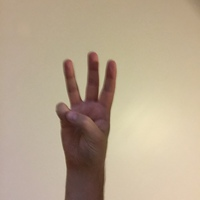
#> input picture test/testw.jpg, 200 x 200 px
$ jupyter execute test-Copy1.ipynb
#> lines starting #> are read from the running program, lines starting #| are printed output that depends on the picture; after the words box and inside, x2 and y2 are one past the last pixel; in counts of white or black regions, pixels touching at a corner belong together
[cell 1]
import cv2
import numpy as np
from matplotlib import pyplot as plt
import copy as cp

img = cv2.imread('testw.jpg')
#> img is the input picture: shape (200, 200, 3); mean B, G, R 142.9, 166.3, 183.8

#cv2.imshow('sd',img)
#cv2.waitKey(0)
#cv2.destroyAllWindows()

[cell 2]
gray = cv2.cvtColor(img,cv2.COLOR_BGR2GRAY)
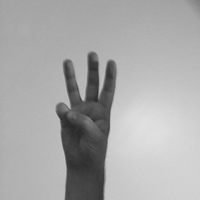
#> gray: shape (200, 200); min 39, max 224, mean 168.9
gray = np.float32(gray)
dst=cv2.cornerHarris(gray,2,3,0.04)
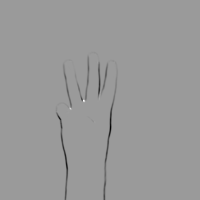
#> dst: shape (200, 200) float32; min -6829261, max 4440916, mean -46371.5; drawn with min black and max white
dst = cv2.dilate(dst,None)
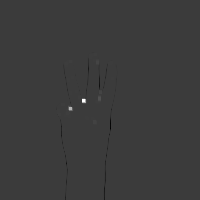
#> dst: shape (200, 200) float32; min -1355421.1, max 4440916, mean -58.4; drawn with min black and max white
img[dst>0.01*dst.max()]=[0,0,255]
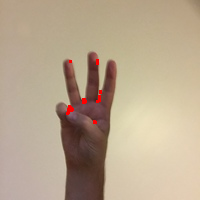
#> img: shape (200, 200, 3); 0.4% of pixels changed, all inside (x1, y1, x2, y2) = (66, 59, 102, 124)

[cell 3]
cv2.imshow('img',img)
cv2.waitKey(0)
cv2.destroyAllWindows()

[cell 4]
def harris_corners(image):

    gray_img = cv2.cvtColor(image,cv2.COLOR_BGR2GRAY)
    gray_img = np.float32(gray_img)

    #You can play with these parameters to get different outputs
    corners_img = cv2.cornerHarris(gray_img,3,3,0.04)

    image[corners_img>0.001*corners_img.max()] = [255,255,0]
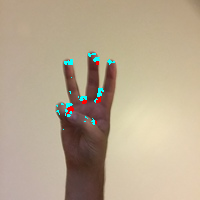
#> image: shape (200, 200, 3); 0.72% of pixels changed, all inside (x1, y1, x2, y2) = (56, 53, 115, 130)

    return image

def shi_tomasi(image):

    gray_img = cv2.cvtColor(image,cv2.COLOR_BGR2GRAY)

    #You can play with these parameters to get different outputs
    corners_img = cv2.goodFeaturesToTrack(gray_img,1200,0.01,10)
#> corners_img = 20 rows, first 8: [99, 89], [81, 97], [70, 104], [71, 60], [97, 59], [93, 123], [68, 115], [108, 61]
    #corners_img = np.int0(corners_img)

    blank_img = np.zeros((image.shape[0],image.shape[1],3),np.uint8)

    for corners in corners_img:

        x,y = corners.ravel()
        cv2.circle(image,(x,y),3,[255,255,0],-1)
        cv2.circle(blank_img,(x,y),2,[255,255,0],-1)
#> this loop made 20 passes
#> (x, y) on passes 1 to 12: (99, 89), (81, 97), (70, 104), (71, 60), (97, 59), (93, 123), (68, 115), (108, 61), (88, 54), (56, 111), (95, 101), (70, 92)
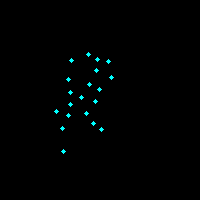
#> blank_img: shape (200, 200, 3); mean B, G, R 1.7, 1.7, 0
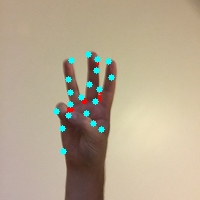
#> image: shape (200, 200, 3); 1.45% of pixels changed, all inside (x1, y1, x2, y2) = (53, 51, 115, 155)

    return image,blank_img


def find_corners(img):

    img_dup = cp.copy(img)
    img_dup1 = cp.copy(img)

    harris = harris_corners(img)
    shitomasi,silhouette = shi_tomasi(img_dup)

    #Display different corner detection methods side by side

    out1 = np.concatenate((harris,shitomasi),axis=1)
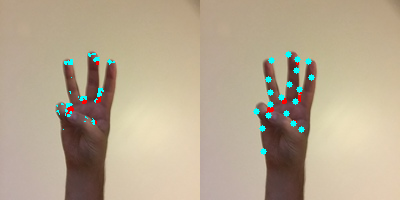
#> out1: shape (200, 400, 3); mean B, G, R 144.5, 167.7, 182.7
    out2 = np.concatenate((img_dup1,silhouette),axis=1)
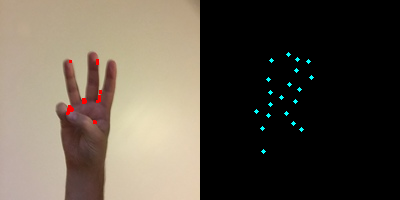
#> out2: shape (200, 400, 3); mean B, G, R 72.1, 83.8, 92.1

    out3 = np.concatenate((out1,out2),axis=0)
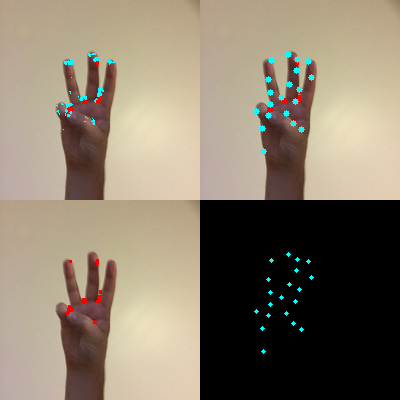
#> out3: shape (400, 400, 3); mean B, G, R 108.3, 125.7, 137.4
    #cv2.imshow('Left: Harris, Right: Shi-Tomasi',out1)
    #cv2.imshow('Important points',out2)
    cv2.imshow('Corners',out3)
    return harris,shitomasi,silhouette,out3


harris,shitomasi,silhoutte,out3 = find_corners(img)


cv2.waitKey(0)
#> Out = 27

$ run again, with test/test3.jpg copied over test/testw.jpg
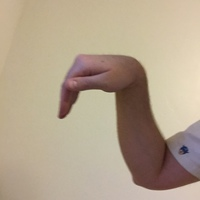
#> input picture test/test3.jpg, 200 x 200 px
#> img is the input picture: shape (200, 200, 3); mean B, G, R 141, 162.2, 178.5
#> img: shape (200, 200, 3); 0.48% of pixels changed, all inside (x1, y1, x2, y2) = (57, 81, 200, 156)
#> in shi_tomasi, `corners_img = cv2.goodFeaturesToTrack(gray_img,1200,0.01,10)`: corners_img = 17 rows, first 8: [111, 93], [198, 119], [82, 93], [57, 117], [166, 138], [189, 153], [76, 81], [179, 153]
#> the loop in shi_tomasi, `for corners in corners_img: ` made 17 passes
#> after the loop in shi_tomasi, `for corners in corners_img:`:
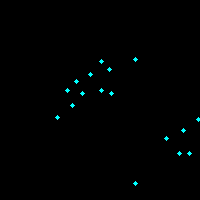
#> blank_img: shape (200, 200, 3); mean B, G, R 1.4, 1.4, 0
#> in find_corners, `out3 = np.concatenate((out1,out2),axis=0)`:
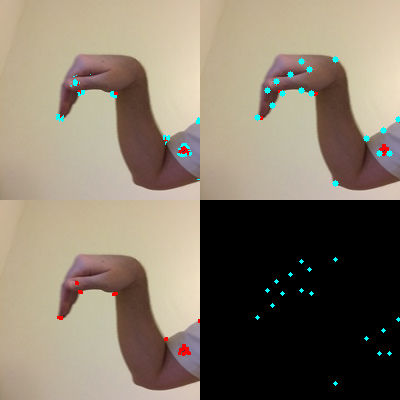
#> out3: shape (400, 400, 3); mean B, G, R 106.5, 122.4, 133.5
#> Out = 27
